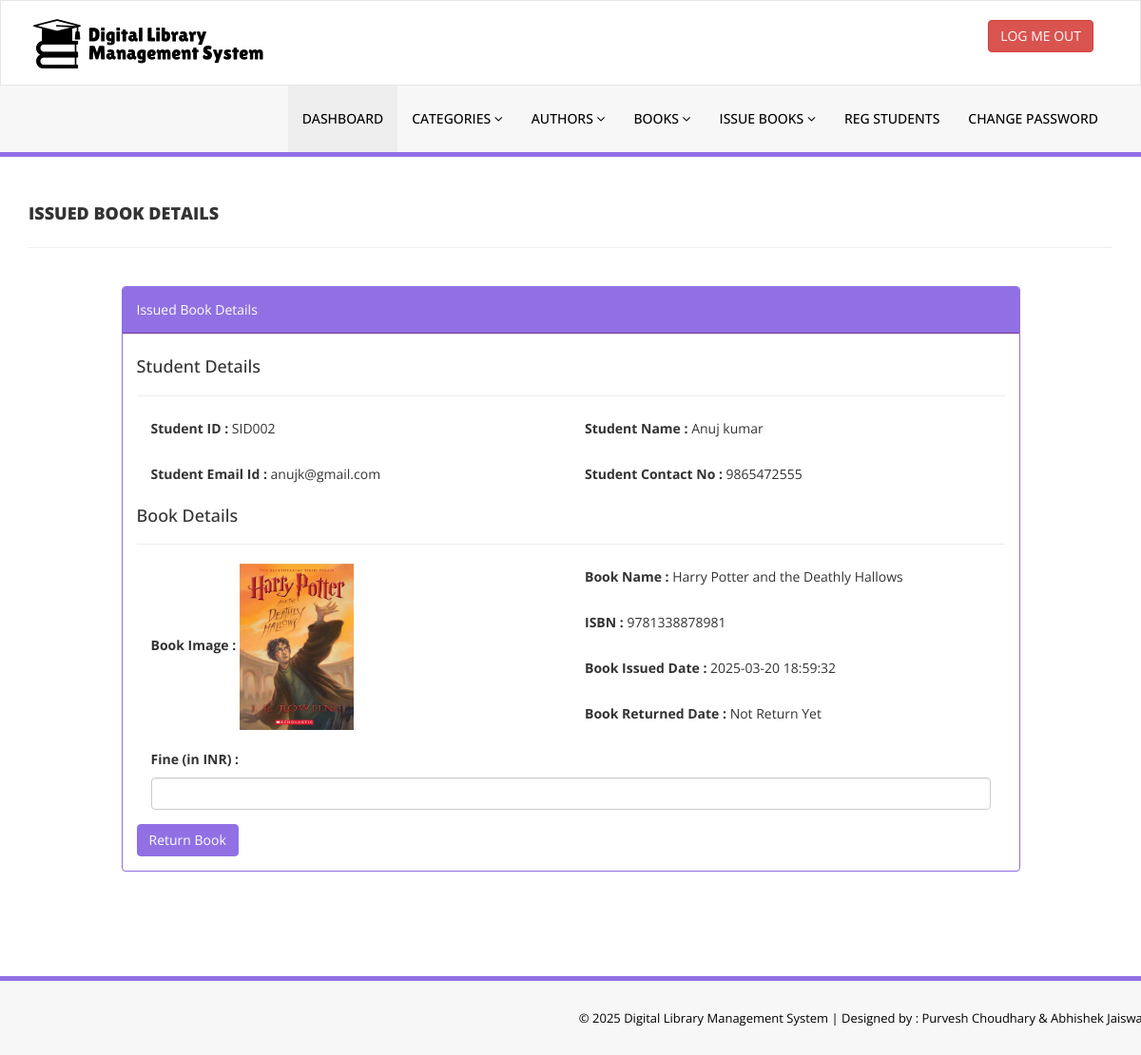
Screenshot of /admin/update-issue-bookdeails.php?rid=26 (signed in) with the database file from the repository.
### tables this page shows
CREATE TABLE `tblissuedbookdetails` (
  `id` int(11) NOT NULL,
  `BookId` int(11) DEFAULT NULL,
  `StudentID` varchar(150) DEFAULT NULL,
  `IssuesDate` timestamp NULL DEFAULT current_timestamp(),
  `ReturnDate` timestamp NULL DEFAULT NULL ON UPDATE current_timestamp(),
  `ReturnStatus` int(1) DEFAULT NULL,
  `fine` int(11) DEFAULT NULL
);

CREATE TABLE `tblstudents` (
  `id` int(11) NOT NULL,
  `StudentId` varchar(100) DEFAULT NULL,
  `FullName` varchar(120) DEFAULT NULL,
  `EmailId` varchar(120) DEFAULT NULL,
  `ProfilePic` varchar(255) DEFAULT NULL,
  `MobileNumber` char(13) DEFAULT NULL,
  `Password` varchar(120) DEFAULT NULL,
  `Status` int(1) DEFAULT NULL,
  `RegDate` timestamp NULL DEFAULT current_timestamp(),
  `UpdationDate` timestamp NULL DEFAULT NULL ON UPDATE current_timestamp()
);

CREATE TABLE `tblbooks` (
  `id` int(11) NOT NULL,
  `BookName` varchar(255) DEFAULT NULL,
  `CatId` int(11) DEFAULT NULL,
  `AuthorId` int(11) DEFAULT NULL,
  `ISBNNumber` varchar(25) DEFAULT NULL,
  `BookPrice` decimal(10,2) DEFAULT NULL,
  `BookQuantity` int(11) NOT NULL DEFAULT 1,
  `BookAvailQuantity` int(11) NOT NULL DEFAULT 1,
  `bookImage` varchar(250) NOT NULL,
  `isIssued` int(1) DEFAULT NULL,
  `RegDate` timestamp NULL DEFAULT current_timestamp(),
  `UpdationDate` timestamp NULL DEFAULT NULL ON UPDATE current_timestamp()
);

### admin/update-issue-bookdeails.php (the view, shortened to what this page needs)
<?php
include('includes/config.php');
if(strlen($_SESSION['alogin'])==0)
    {
header('location:index.php');
}
else{
?>
<!DOCTYPE html>
<html xmlns="http://www.w3.org/1999/xhtml">
<head>
    <link href="assets/css/bootstrap.css" rel="stylesheet" />
    <link href="assets/css/font-awesome.css" rel="stylesheet" />
    <link href="assets/css/style.css" rel="stylesheet" />
</head>
<body>
    <?php include('includes/header.php');?>
    <div class="content-wrapper">
        <div class="container">
            <div class="row pad-botm">
                <div class="col-md-12">
                    <h4 class="header-line">Issued Book Details</h4>
                </div>
            </div>
            <div class="row">
                <div class="col-md-10 col-sm-6 col-xs-12 col-md-offset-1">
                    <div class="panel panel-info">
                        <div class="panel-heading">
                            Issued Book Details
                        </div>
                        <div class="panel-body">
                            <form role="form" method="post">
                                <?php
$rid=intval($_GET['rid']);
$sql = "SELECT tblstudents.StudentId ,tblstudents.FullName,tblstudents.EmailId,tblstudents.MobileNumber,tblbooks.BookName,tblbooks.ISBNNumber,tblissuedbookdetails.IssuesDate,tblissuedbookdetails.ReturnDate,tblissuedbookdetails.id as rid,tblissuedbookdetails.fine,tblissuedbookdetails.ReturnStatus,tblbooks.id as bid,tblbooks.bookImage from  tblissuedbookdetails join tblstudents on tblstudents.StudentId=tblissuedbookdetails.StudentId join tblbooks on tblbooks.id=tblissuedbookdetails.BookId where tblissuedbookdetails.id=:rid";
$query = $dbh -> prepare($sql);
$query->bindParam(':rid',$rid,PDO::PARAM_STR);
$query->execute();
$results=$query->fetchAll(PDO::FETCH_OBJ);
if($query->rowCount() > 0)
{
foreach($results as $result)
{               ?>
                                <h4>Student Details</h4>
                                <hr />
                                <div class="col-md-6">
                                    <div class="form-group">
                                        <label>Student ID :</label>
                                        <?php echo htmlentities($result->StudentId);?>
                                    </div>
                                </div>
                                <div class="col-md-6">
                                    <div class="form-group">
                                        <label>Student Name :</label>
                                        <?php echo htmlentities($result->FullName);?>
                                    </div>
                                </div>
                                <div class="col-md-6">
                                    <div class="form-group">
                                        <label>Student Email Id :</label>
                                        <?php echo htmlentities($result->EmailId);?>
                                    </div>
                                </div>
                                <div class="col-md-6">
                                    <div class="form-group">
                                        <label>Student Contact No :</label>
                                        <?php echo htmlentities($result->MobileNumber);?>
                                    </div>
                                </div>
                                <h4>Book Details</h4>
                                <hr />
                                <div class="col-md-6">
                                    <div class="form-group">
                                        <label>Book Image :</label>
                                        <img src="bookimg/<?php echo htmlentities($result->bookImage); ?>" width="120">
                                    </div>
                                </div>
                                <div class="col-md-6">
                                    <div class="form-group">
                                        <label>Book Name :</label>
                                        <?php echo htmlentities($result->BookName);?>
                                    </div>
                                </div>
                                <div class="col-md-6">
                                    <div class="form-group">
                                        <label>ISBN :</label>
                                        <?php echo htmlentities($result->ISBNNumber);?>
                                    </div>
                                </div>
                                <div class="col-md-6">
                                    <div class="form-group">
                                        <label>Book Issued Date :</label>
                                        <?php echo htmlentities($result->IssuesDate);?>
                                    </div>
                                </div>
                                <div class="col-md-6">
                                    <div class="form-group">
                                        <label>Book Returned Date :</label>
                                        <?php if($result->ReturnDate=="")
                                            {
                                                echo htmlentities("Not Return Yet");
                                            } else {
                                            echo htmlentities($result->ReturnDate);
}
                                            ?>
                                    </div>
                                </div>
                                <div class="col-md-12">
                                    <div class="form-group">
                                        <label>Fine (in INR) :</label>
                                        <?php
if($result->fine=="")
{?>
                                        <input class="form-control" type="number" name="fine" id="fine" required />
                                        <?php }else {
echo htmlentities($result->fine);
}
?>
                                    </div>
                                </div>
                                <?php if($result->ReturnStatus==0){?>
                                <button type="submit" name="return" id="submit" class="btn btn-info">Return Book
                                </button>
                        </div>
                        <?php }}} ?>
                    </div>
                </div>
            </div>
        </div>
    </div>
    <?php include('includes/footer.php');?>
</body>
</html>
<?php } ?>

### admin/assets/css/style.css (style rules this page uses)
.content-wrapper { margin-top: 40px; min-height:800px; padding-bottom:90px; }
.header-line { font-weight:900; padding-bottom:25px; border-bottom:1px solid #eeeeee; text-transform:uppercase; }
.pad-botm { padding-bottom:30px; }

### rows the page displays
tblissuedbookdetails: tblstudents.StudentId "SID002", tblstudents.FullName "Anuj kumar", tblstudents.EmailId "anujk@gmail.com", tblstudents.MobileNumber "9865472555", BookId.bookImage (picture), BookId.BookName "Harry Potter and the Deathly Hallows", BookId.ISBNNumber "9781338878981", IssuesDate "2025-03-20 18:59:32", shows "Return Book"
